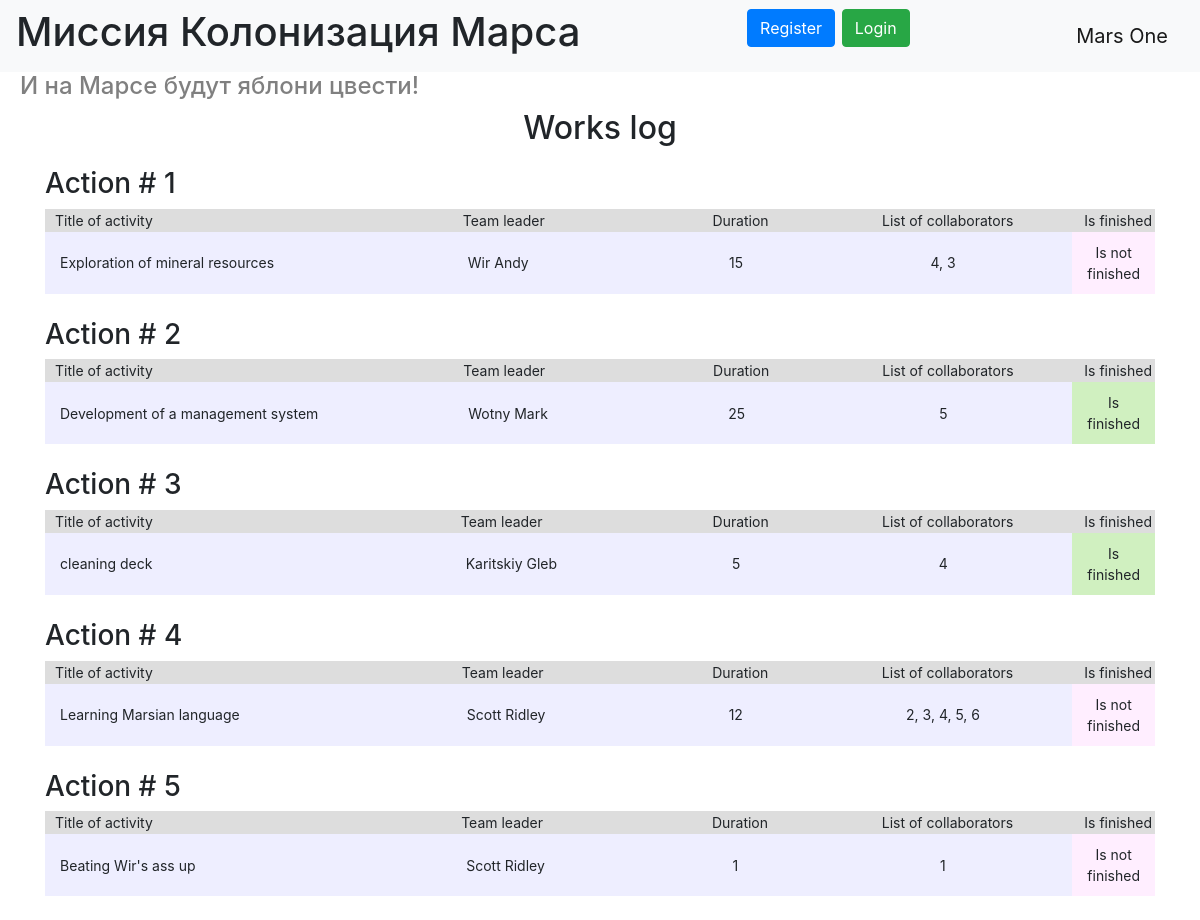
The page / on the database its author committed.
### data/jobs.py (models this page shows)
class Jobs(SqlAlchemyBase):
    __tablename__ = 'jobs'
    id = sqlalchemy.Column(sqlalchemy.Integer,
                           primary_key=True, autoincrement=True)
    team_leader = sqlalchemy.Column(sqlalchemy.Integer, sqlalchemy.ForeignKey("users.id"), nullable=True)
    job = sqlalchemy.Column(sqlalchemy.String, nullable=True)
    work_size = sqlalchemy.Column(sqlalchemy.Integer, nullable=True)
    collaborators = sqlalchemy.Column(sqlalchemy.String, nullable=True)
    start_date = sqlalchemy.Column(sqlalchemy.DateTime, nullable=True, default=datetime.datetime.now)
    end_date = sqlalchemy.Column(sqlalchemy.DateTime, nullable=True, default=datetime.datetime.now)
    is_finished = sqlalchemy.Column(sqlalchemy.Boolean, nullable=True, default=False)
    user = orm.relationship('User')

### data/users.py (models this page shows, shortened)
class User(SqlAlchemyBase, UserMixin):
    __tablename__ = 'users'
    id = sqlalchemy.Column(sqlalchemy.Integer,
                           primary_key=True, autoincrement=True)
    surname = sqlalchemy.Column(sqlalchemy.String, nullable=True)
    name = sqlalchemy.Column(sqlalchemy.String, nullable=True)
    age = sqlalchemy.Column(sqlalchemy.Integer, nullable=True)
    position = sqlalchemy.Column(sqlalchemy.String, nullable=True)
    speciality = sqlalchemy.Column(sqlalchemy.String, nullable=True)
    address = sqlalchemy.Column(sqlalchemy.String, nullable=True)
    email = sqlalchemy.Column(sqlalchemy.String,
                              index=True, unique=True, nullable=True)
    hashed_password = sqlalchemy.Column(sqlalchemy.String, nullable=True)
    modified_date = sqlalchemy.Column(sqlalchemy.DateTime,
                                      default=datetime.datetime.now)
    jobs = orm.relationship("Jobs", back_populates='user')
    departments = orm.relationship("Department", secondary='association', back_populates='users')

### main.py (the view)
@app.route("/")
def index():
    jobs = db_sess.query(Jobs).order_by(Jobs.id).all()
    numbered_jobs = list(enumerate(jobs, start=1))
    return render_template("works_log.html", title='Works Log', works=numbered_jobs)

### templates/works_log.html (shortened to what this page needs)
{% extends "base.html" %}
{% block content %}
<h2 style="text-align: center">Works log</h2>
    {% for index, work in works %}
<div>
    <h3 style="text-align: left">Action # {{ index }}</h3>
    <table>
        <colgroup>
            <col style="width: 40%;">
            <col style="width: 20%;">
            <col style="width: 15%">
            <col style="width: 25%">
            <col style="width: 15%">
        </colgroup>
        <tr>
            <th style="text-align: left; ">Title of activity</th>
            <th style="text-align: left">Team leader</th>
            <th>Duration</th>
            <th>List of collaborators</th>
            <th>Is finished</th>
        </tr>
        <tr>
            <td style="text-align: left">{{ work.job }}</td>
            <td style="text-align: left">{{ work.user.surname }} {{ work.user.name }}</td>
            <td>{{ work.work_size }}</td>
            <td>{{ work.collaborators }}</td>
            {% if not work.is_finished %}
            <td style="background-color: #ffeeff;">Is not finished</td>
            {% else %}
            <td style="background-color: #d0f0c0;">Is finished</td>
            {% endif %}
        </tr>
    </table>
</div>
<br>
{% endfor %}
{% endblock %}

### templates/works_log.html (style rules this page uses)
th { background-color: #dddddd; padding-left: 10px; height: min-content; }
td { background-color: #eeeeff; padding: 10px 15px; }
table { width: 100%; font-size: 14px; }
th, td { font-weight: normal; text-align: center; }

### rows shown on the page
Jobs: index "1", job "Exploration of mineral resources", user.surname "Wir", user.name "Andy", work_size "15", collaborators "4, 3", is_finished "Is not finished"
Jobs: index "2", job "Development of a management system", user.surname "Wotny", user.name "Mark", work_size "25", collaborators "5", is_finished "Is finished"
Jobs: index "3", job "cleaning deck", user.surname "Karitskiy", user.name "Gleb", work_size "5", collaborators "4", is_finished "Is finished"
Jobs: index "4", job "Learning Marsian language", user.surname "Scott", user.name "Ridley", work_size "12", collaborators "2, 3, 4, 5, 6", is_finished "Is not finished"
Jobs: index "5", job "Beating Wir's ass up", user.surname "Scott", user.name "Ridley", work_size "1", collaborators "1", is_finished "Is not finished"
